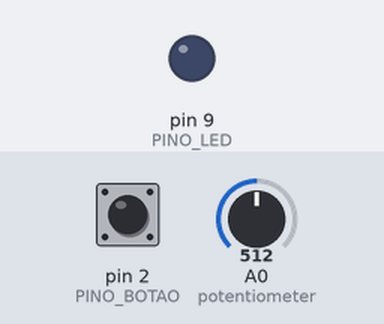
A sketch run on a simulated Arduino Uno, built with avr-gcc and run on an emulated ATmega328P. On the bench: output pins drawn as LEDs (lit = HIGH). The test bench sets the inputs (shaded band); at power-on: pin 2 (PINO_BOTAO) HIGH, A0 (potentiometer) = 512.

Above: at 1.2 s.
1.3 s: pin 2 (PINO_BOTAO) pulled LOW for 0.15 s
At 1.37 s:
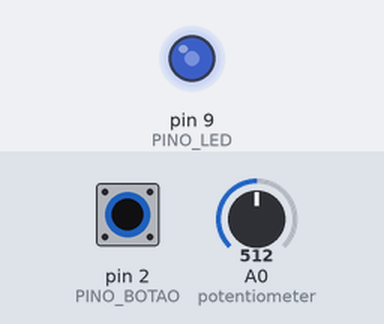
2.9 s: pin 2 (PINO_BOTAO) pulled LOW for 3.2 s
At 6.7 s:
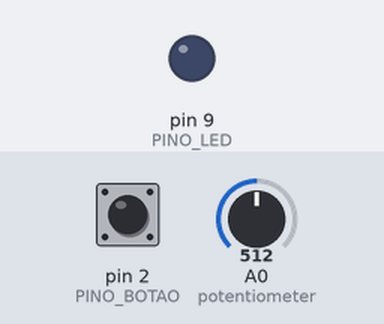
Timing chart, 0 to 8.2 s (numbered marks = the images above; inputs shaded):
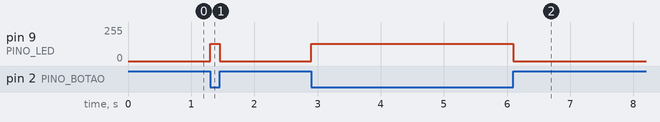

The sketch:

aula11_nivel2.ino
```cpp
// Aula 11 – Nível 2: Simulado: botão e potenciômetro
// Simulado: com o botão apertado, o potenciômetro controla o brilho; solto, o LED apaga
#include <Arduino.h>                             // funções do Arduino (pinMode, digitalWrite, delay...)
#define PINO_BOTAO 2                             // botão no pino 2
#define PINO_LED 9                               // LED no pino 9

void setup() {                                   // roda uma vez, quando a placa liga
  pinMode(PINO_BOTAO, INPUT_PULLUP);             // PINO_BOTAO como entrada com pull-up interno
  pinMode(PINO_LED, OUTPUT);                     // PINO_LED como saída
}

void loop() {                                    // repete para sempre
  if (digitalRead(PINO_BOTAO) == LOW) {          // botão apertado?
    analogWrite(PINO_LED, analogRead(A0) / 4);   // 0..1023 dividido por 4 = 0..255
  } else {
    analogWrite(PINO_LED, 0);                    // apaga
  }
}
```

Measured:
- after the input at 1.3 s, pin 9 (PINO_LED): 0/255 → 128/255 at once, → 0/255 0.15 s later
- after the input at 2.9 s, pin 9 (PINO_LED): 0/255 → 128/255 at once, → 0/255 3.2 s later
